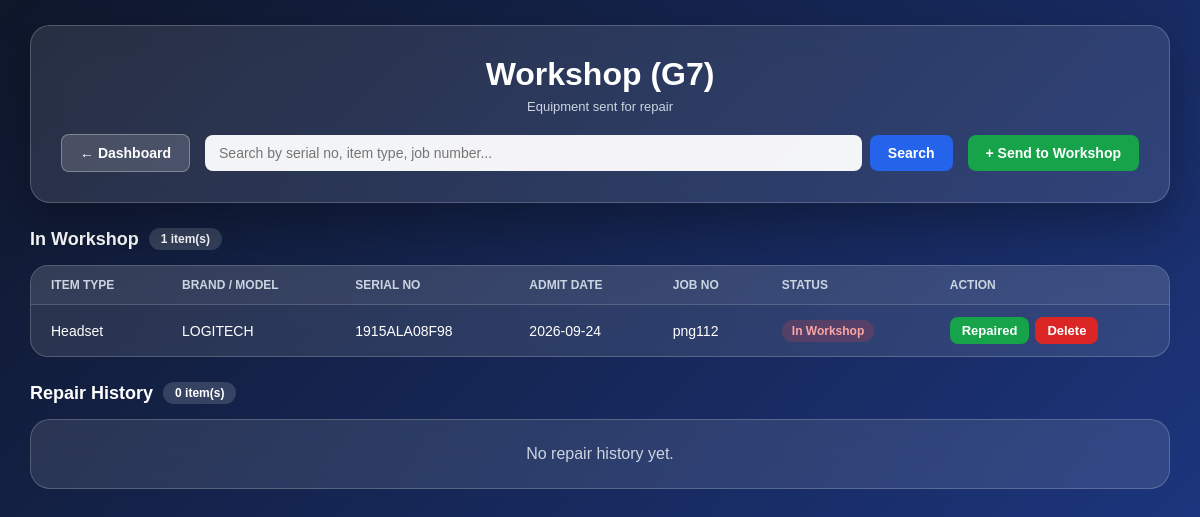
/workshop.php (signed in), run on the app's committed database.
### tables this page shows
CREATE TABLE `workshop` (
  `id` int(11) NOT NULL,
  `equipment_id` int(11) NOT NULL,
  `admit_date` date NOT NULL,
  `workshop_job_number` varchar(50) NOT NULL,
  `return_date` date DEFAULT NULL,
  `status` enum('In Workshop','Repaired') NOT NULL DEFAULT 'In Workshop',
  `notes` varchar(255) DEFAULT NULL,
  `created_at` timestamp NOT NULL DEFAULT current_timestamp()
);

CREATE TABLE `equipment` (
  `id` int(11) NOT NULL,
  `item_name` varchar(100) NOT NULL DEFAULT '',
  `asset_number` varchar(50) NOT NULL,
  `item_type` varchar(50) NOT NULL,
  `brand_model` varchar(100) NOT NULL,
  `status` enum('Available','Issued','Workshop') NOT NULL DEFAULT 'Available',
  `section_division` varchar(100) NOT NULL,
  `date_added` date NOT NULL,
  `created_at` timestamp NOT NULL DEFAULT current_timestamp()
);

### workshop.php (the view, shortened to what this page needs)
<?php
require_once "db.php";
$search = trim($_GET['search'] ?? '');
$pendingSql = "SELECT w.*, e.asset_number, e.item_type, e.brand_model
               FROM workshop w
               JOIN equipment e ON w.equipment_id = e.id
               WHERE w.status = 'In Workshop'";
$pendingParams = [];
$pendingSql .= " ORDER BY w.admit_date DESC, w.id DESC";
$stmt = $pdo->prepare($pendingSql);
$stmt->execute($pendingParams);
$pending = $stmt->fetchAll(PDO::FETCH_ASSOC);
$historySql = "SELECT w.*, e.asset_number, e.item_type, e.brand_model
               FROM workshop w
               JOIN equipment e ON w.equipment_id = e.id
               WHERE w.status = 'Repaired'";
$historyParams = [];
$historySql .= " ORDER BY w.return_date DESC, w.id DESC";
$stmt2 = $pdo->prepare($historySql);
$stmt2->execute($historyParams);
$history = $stmt2->fetchAll(PDO::FETCH_ASSOC);
?>
<!DOCTYPE html>
<html lang="en">
<head>
</head>
<body>
    <div class="container">
        <div class="top-panel">
            <h1>Workshop (G7)</h1>
            <p class="subtitle">Equipment sent for repair</p>
            <div class="top-bar">
                <a href="dashboard.php" class="btn btn-back">&larr; Dashboard</a>
                <form class="search-form" method="GET" action="">
                    <input type="text" name="search" placeholder="Search by serial no, item type, job number..." value="<?php echo htmlspecialchars($search); ?>">
                    <button type="submit" class="btn btn-primary">Search</button>
                </form>
                <a href="add_workshop.php" class="btn btn-add">+ Send to Workshop</a>
            </div>
        </div>
        <div class="section-heading">
            <h2>In Workshop</h2>
            <span class="count-pill"><?php echo count($pending); ?> item(s)</span>
        </div>
        <?php if (count($pending) === 0): ?>
            <div class="empty">No equipment currently in workshop.</div>
        <?php else: ?>
        <div class="box">
            <table>
                <thead>
                    <tr>
                        <th>Item Type</th>
                        <th>Brand / Model</th>
                        <th>Serial No</th>
                        <th>Admit Date</th>
                        <th>Job No</th>
                        <th>Status</th>
                        <th>Action</th>
                    </tr>
                </thead>
                <tbody>
                    <?php foreach ($pending as $w): ?>
                    <tr>
                        <td data-label="Item Type"><?php echo htmlspecialchars($w['item_type']); ?></td>
                        <td data-label="Brand / Model"><?php echo htmlspecialchars($w['brand_model']); ?></td>
                        <td data-label="Serial No"><?php echo htmlspecialchars($w['asset_number']); ?></td>
                        <td data-label="Admit Date"><?php echo htmlspecialchars($w['admit_date']); ?></td>
                        <td data-label="Job No"><?php echo htmlspecialchars($w['workshop_job_number']); ?></td>
                        <td data-label="Status"><span class="status-badge status-workshop">In Workshop</span></td>
                        <td data-label="Action">
                            <div class="action-cell">
                                <a href="workshop_return.php?id=<?php echo $w['id']; ?>" class="btn btn-return" onclick="return confirm('Mark this item as repaired and returned to store?');">Repaired</a>
                                <a href="delete_workshop.php?id=<?php echo $w['id']; ?>" class="btn btn-delete" onclick="return confirm('Remove this workshop record completely?');">Delete</a>
                            </div>
                        </td>
                    </tr>
                    <?php endforeach; ?>
                </tbody>
            </table>
        </div>
        <?php endif; ?>
        <div class="section-heading">
            <h2>Repair History</h2>
            <span class="count-pill"><?php echo count($history); ?> item(s)</span>
        </div>
        <?php if (count($history) === 0): ?>
            <div class="empty">No repair history yet.</div>
        <?php endif; ?>
    </div>
</body>
</html>

### workshop.php (style rules this page uses)
* { margin: 0; padding: 0; box-sizing: border-box; font-family: Arial, sans-serif; }
body { min-height: 100vh; background: linear-gradient(135deg, #0f172a, #1e3a8a); padding: 25px 30px; }
.container { width: 100%; max-width: none; margin: 0; }
.top-panel { background: rgba(255, 255, 255, 0.1); backdrop-filter: blur(15px); border-radius: 20px; border: 1px solid rgba(255, 255, 255, 0.2); padding: 30px; box-shadow: 0 20px 50px rgba(0, 0, 0, 0.3); margin-bottom: 25px; }
h1 { color: white; margin-bottom: 6px; text-align: center; }
.subtitle { color: #cbd5e1; text-align: center; font-size: 13px; margin-bottom: 20px; }
.top-bar { display: flex; justify-content: space-between; align-items: center; gap: 15px; flex-wrap: wrap; }
form.search-form { display: flex; gap: 8px; flex: 1; min-width: 250px; }
input[type="text"] { flex: 1; padding: 10px 14px; border: none; border-radius: 8px; outline: none; background: rgba(255, 255, 255, 0.95); font-size: 14px; }
.btn { padding: 10px 18px; border: none; border-radius: 8px; font-size: 14px; font-weight: bold; cursor: pointer; text-decoration: none; display: inline-block; transition: 0.2s; }
.btn-primary { background: #2563eb; color: white; }
.btn-add { background: #16a34a; color: white; white-space: nowrap; }
.btn-back { background: rgba(255,255,255,0.15); color: white; border: 1px solid rgba(255,255,255,0.3); white-space: nowrap; }
.btn-return { background: #16a34a; color: white; padding: 6px 12px; font-size: 13px; }
.btn-delete { background: #dc2626; color: white; padding: 6px 12px; font-size: 13px; }
.section-heading { display: flex; align-items: center; gap: 10px; margin-bottom: 15px; }
.section-heading h2 { color: white; font-size: 18px; }
.count-pill { background: rgba(255,255,255,0.15); color: white; font-size: 12px; font-weight: bold; padding: 4px 12px; border-radius: 20px; }
.box { background: rgba(255, 255, 255, 0.1); backdrop-filter: blur(15px); border-radius: 18px; border: 1px solid rgba(255, 255, 255, 0.2); overflow: hidden; margin-bottom: 25px; }
table { width: 100%; border-collapse: collapse; color: white; }
th, td { padding: 12px 20px; text-align: left; border-bottom: 1px solid rgba(255, 255, 255, 0.08); font-size: 14px; }
th { background: rgba(255, 255, 255, 0.05); font-weight: bold; font-size: 12px; text-transform: uppercase; color: #cbd5e1; }
tbody tr:last-child td { border-bottom: none; }
.status-badge { padding: 4px 10px; border-radius: 20px; font-size: 12px; font-weight: bold; display: inline-block; }
.status-workshop { background: rgba(239, 68, 68, 0.2); color: #fca5a5; }
.action-cell { display: flex; gap: 6px; }
.empty { color: #cbd5e1; text-align: center; padding: 25px; background: rgba(255, 255, 255, 0.1); backdrop-filter: blur(15px); border-radius: 20px; border: 1px solid rgba(255, 255, 255, 0.2); margin-bottom: 25px; }

### data on the page
workshop: equipment.item_type "Headset", equipment.brand_model "LOGITECH", equipment.asset_number "1915ALA08F98", admit_date "2026-09-24", workshop_job_number "png112"

### other printed values
count($pending) "1"
count($history) "0"
